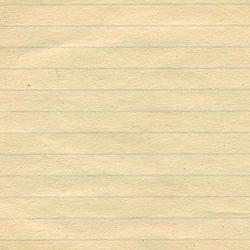
%> input picture poisson_editing/book_def.jpg, 250 x 250 px
$ octave --eval "result = colour_equalize(imread('book_def.jpg'));"   (GNU Octave 9; MATLAB toolbox functions it lacks are replaced by stand-ins)
%> lines starting %> are read from the running program, lines starting %| are printed output that depends on the picture
function [result] = colour_equalize(rgb_image)
  %COLOUR_EQUALIZE Equalizes the histogram of a colour RGB image by using
  % its intensity channel in a HSV space.
  %assert(class(rgb_image) == 'uint8')
  if ~isa(rgb_image, 'uint8')
    error('Input image is not a uint8 matrix')
  else
    hsv_image = rgb2hsv(rgb_image);
%> hsv_image: size 250x250x3 double; mean H, S, V 0.114, 0.261, 0.923

    % Equalizes intensity component
    H_eq = histeq(hsv_image(:,:,3));
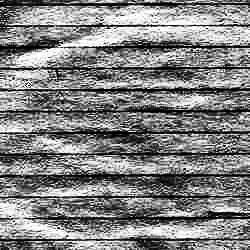
%> H_eq: size 250x250 double; min 0, max 1, mean 0.511
    hsv_eq = hsv_image;
    hsv_eq(:,:,3) = H_eq;
%> hsv_eq: size 250x250x3 double; mean H, S, V 0.114, 0.261, 0.511

    % Returns back to RGB
    result = hsv2rgb(hsv_eq);
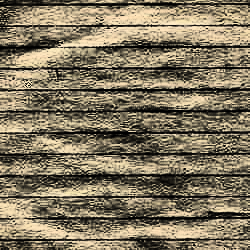
%> result: size 250x250x3 double; mean R, G, B 0.511, 0.468, 0.378

    % Restores 8-bit per colour image
    result = uint8(result * 255);
%> result: size 250x250x3 uint8
  end
